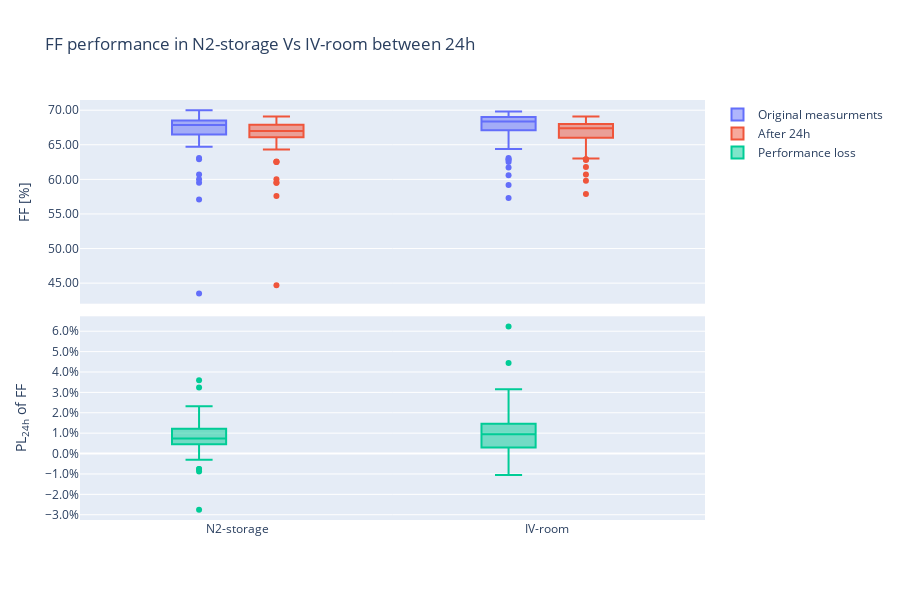

Notebook code for this chart:
### Markdown cell above
# Check FF

### Code cell
Cell_degradation_test_23_FF = Cell_degradation_test_23[(Cell_degradation_test_23['PL-FF'] < 0.1)&(Cell_degradation_test_23['PL-FF'] > -0.1)]

fig_Cd_23_FF = make_subplots(rows=2, cols=1,shared_xaxes = True,vertical_spacing=0.03)

fig_Cd_23_FF.add_trace(
    go.Box(y=Cell_degradation_test_23_FF['FF [%]'], x = Cell_degradation_test_23_FF["Storage"], 
           name = "Original measurments", offsetgroup = "A"),
    row=1, col=1
)

fig_Cd_23_FF.add_trace(
    go.Box(y=Cell_degradation_test_23_FF['FF [%].1'], x = Cell_degradation_test_23_FF["Storage"], 
           name = "After 24h", offsetgroup = "B"),
    row=1, col=1
)


fig_Cd_23_FF.add_trace(
    go.Box(y=Cell_degradation_test_23_FF['PL-FF'], x = Cell_degradation_test_23_FF["Storage"], 
           name = "Performance loss", offsetgroup = "A"),
    row=2, col=1
)

fig_Cd_23_FF.update_layout(title = "FF performance in N2-storage Vs IV-room between 24h",
                     boxmode='group', height=600, width=900,
                     boxgap=0.5,
                     yaxis=dict(title="FF [%]", tickformat=".2f"),
                     yaxis2=dict(title="PL<sub>24h</sub> of FF" ,dtick=0.01,tickformat = ',.1%')
                    ) 
fig_Cd_23_FF.show()
fig_Cd_23_FF.write_image("3.3.1 FF performance in N2-storage Vs IV-room between 24h.png", scale=3, width=900, height=600)

### Figure 1 — Plotly figure (JSON) as saved in the notebook; plotly's stock layout.template omitted (floating-point values rounded to 4 significant figures; data arrays with more than 128 entries replaced by an {"elided": "..."} marker saying what was removed)
{"data": [{"name": "Original measurments", "offsetgroup": "A", "type": "box", "x": {"elided": "140 str values"}, "xaxis": "x", "y": {"elided": "140 float values"}, "yaxis": "y"}, {"name": "After 24h", "offsetgroup": "B", "type": "box", "x": {"elided": "140 str values"}, "xaxis": "x", "y": {"elided": "140 float values"}, "yaxis": "y"}, {"name": "Performance loss", "offsetgroup": "A", "type": "box", "x": {"elided": "140 str values"}, "xaxis": "x2", "y": {"elided": "140 float values"}, "yaxis": "y2"}], "layout": {"boxgap": 0.5, "boxmode": "group", "height": 600, "title": {"text": "FF performance in N2-storage Vs IV-room between 24h"}, "width": 900, "xaxis": {"anchor": "y", "domain": [0, 1], "matches": "x2", "showticklabels": false}, "xaxis2": {"anchor": "y2", "domain": [0, 1]}, "yaxis": {"anchor": "x", "domain": [0.515, 1], "tickformat": ".2f", "title": {"text": "FF [%]"}}, "yaxis2": {"anchor": "x2", "domain": [0, 0.485], "dtick": 0.01, "tickformat": ",.1%", "title": {"text": "PL<sub>24h</sub> of FF"}}}}
